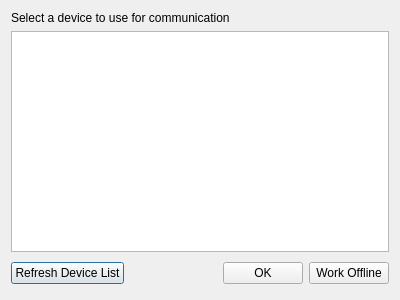
<?xml version="1.0" encoding="UTF-8"?>
<ui version="4.0">
 <class>SelectDeviceDialog</class>
 <widget class="QDialog" name="SelectDeviceDialog">
  <property name="geometry">
   <rect>
    <x>0</x>
    <y>0</y>
    <width>400</width>
    <height>300</height>
   </rect>
  </property>
  <property name="windowTitle">
   <string>Select a USB-DMX Device</string>
  </property>
  <layout class="QVBoxLayout" name="verticalLayout">
   <item>
    <widget class="QLabel" name="label">
     <property name="text">
      <string>Select a device to use for communication</string>
     </property>
    </widget>
   </item>
   <item>
    <widget class="QListWidget" name="listWidget"/>
   </item>
   <item>
    <layout class="QHBoxLayout">
     <property name="spacing">
      <number>6</number>
     </property>
     <property name="leftMargin">
      <number>0</number>
     </property>
     <property name="topMargin">
      <number>0</number>
     </property>
     <property name="rightMargin">
      <number>0</number>
     </property>
     <property name="bottomMargin">
      <number>0</number>
     </property>
     <item>
      <widget class="QPushButton" name="btnRefreshList">
       <property name="text">
        <string>Refresh Device List</string>
       </property>
      </widget>
     </item>
     <item>
      <spacer>
       <property name="orientation">
        <enum>Qt::Horizontal</enum>
       </property>
       <property name="sizeHint" stdset="0">
        <size>
         <width>131</width>
         <height>31</height>
        </size>
       </property>
      </spacer>
     </item>
     <item>
      <widget class="QPushButton" name="okButton">
       <property name="text">
        <string>OK</string>
       </property>
      </widget>
     </item>
     <item>
      <widget class="QPushButton" name="cancelButton">
       <property name="text">
        <string>Work Offline</string>
       </property>
      </widget>
     </item>
    </layout>
   </item>
  </layout>
 </widget>
 <resources/>
 <connections>
  <connection>
   <sender>okButton</sender>
   <signal>clicked()</signal>
   <receiver>SelectDeviceDialog</receiver>
   <slot>accept()</slot>
   <hints>
    <hint type="sourcelabel">
     <x>278</x>
     <y>253</y>
    </hint>
    <hint type="destinationlabel">
     <x>96</x>
     <y>254</y>
    </hint>
   </hints>
  </connection>
  <connection>
   <sender>cancelButton</sender>
   <signal>clicked()</signal>
   <receiver>SelectDeviceDialog</receiver>
   <slot>reject()</slot>
   <hints>
    <hint type="sourcelabel">
     <x>369</x>
     <y>253</y>
    </hint>
    <hint type="destinationlabel">
     <x>179</x>
     <y>282</y>
    </hint>
   </hints>
  </connection>
 </connections>
</ui>
